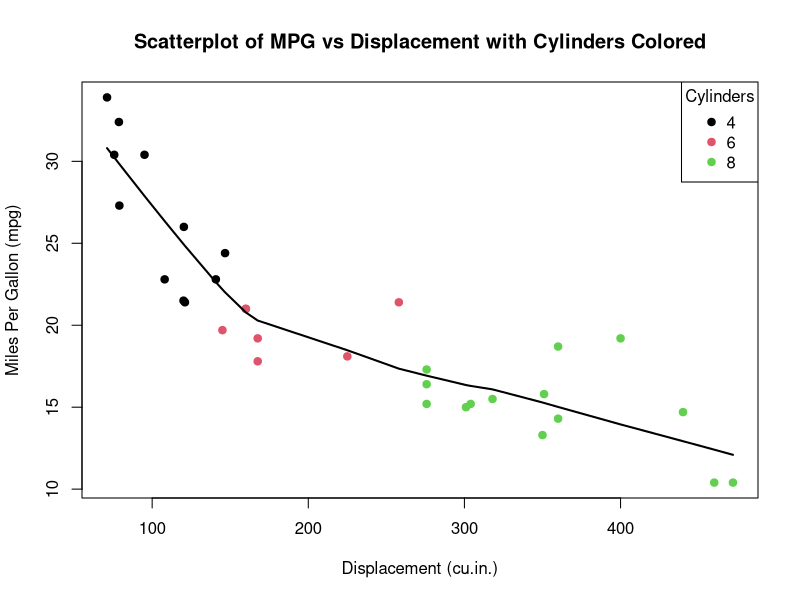

Here is the R script that generated this plot:
data(mtcars)

png(filename = "output.png", width = 10, height = 6, units = "in", res = 300)

plot(mtcars$disp, mtcars$mpg,
     xlab = "Displacement (cu.in.)",
     ylab = "Miles Per Gallon (mpg)",
     main = "Scatterplot of MPG vs Displacement with Cylinders Colored",
     col = as.factor(mtcars$cyl),
     pch = 19
)

lines(lowess(mtcars$disp, mtcars$mpg), col = "black", lwd = 2)

legend("topright",
     legend = levels(as.factor(mtcars$cyl)),
     col = 1:3, pch = 19, title = "Cylinders"
)

dev.off()
